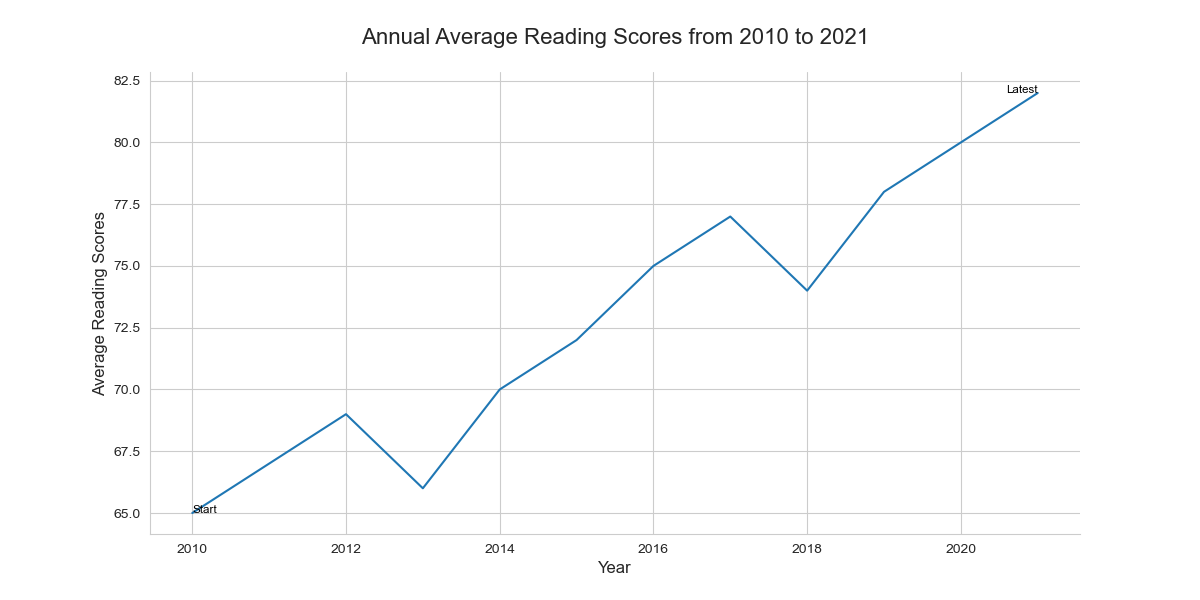

Source code (Python):

import seaborn as sns
import pandas as pd
import matplotlib.pyplot as plt

# Data points from the given table
data = {
    'Year': [2010, 2011, 2012, 2013, 2014, 2015, 2016, 2017, 2018, 2019, 2020, 2021],
    'Average Reading Scores': [65, 67, 69, 66, 70, 72, 75, 77, 74, 78, 80, 82]
}

# Convert data into DataFrame
df = pd.DataFrame(data)

# Create the line plot
plt.figure(figsize=(12, 6))  # Modify width and height
sns.lineplot(x='Year', y='Average Reading Scores', data=df, color='#1f77b4')  # Change the color scheme

# Adding annotations for the start and end points
plt.text(2010, 65, 'Start', horizontalalignment='left', size='small', color='black')
plt.text(2021, 82, 'Latest', horizontalalignment='right', size='small', color='black')

# Setting the title and labels
plt.title('Annual Average Reading Scores from 2010 to 2021', fontsize=16, pad=20)
plt.xlabel('Year', fontsize=12)
plt.ylabel('Average Reading Scores', fontsize=12)

sns.despine()
plt.show()
